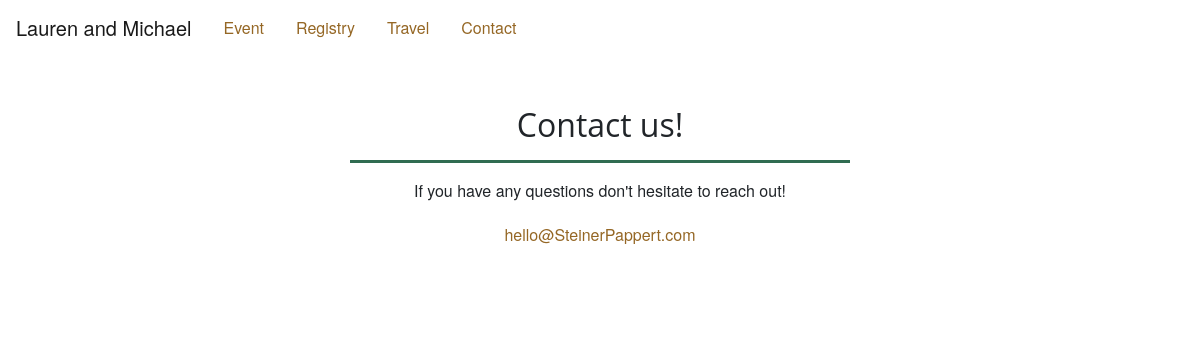
The page /approval/ (signed in) on the database as committed earlier.
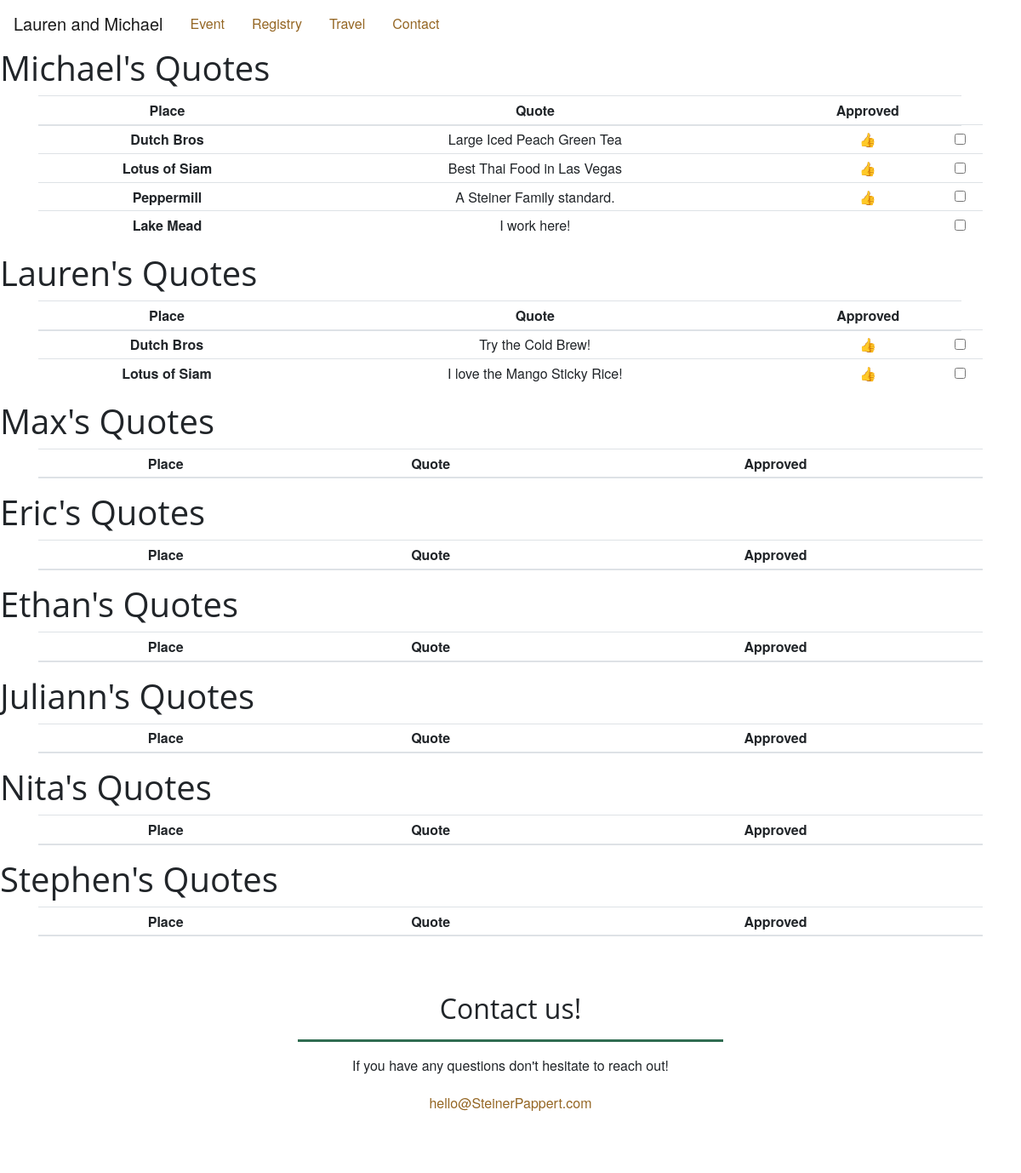
The same page on the database as committed later.
### wedding/models.py (models this page shows, shortened)
class Local(models.Model):
    def getCode(size=24, chars=string.ascii_uppercase + string.ascii_lowercase + string.digits):
        return ''.join(random.choice(chars) for _ in range(size))
    name = models.CharField(max_length=120)
    relation = models.CharField(max_length=120)
    number = models.CharField(max_length=36,default=getCode, unique=True)
    class Meta:
        verbose_name_plural = "Locals"

class Quote(models.Model):
    place = models.ForeignKey(FunStuff, on_delete=models.CASCADE)
    quote = models.CharField(max_length=120)
    user = models.ForeignKey(Local, on_delete=models.CASCADE)
    approved = models.BooleanField(default=False)

class FunStuff(models.Model):
    name = models.CharField(max_length=120)
    _CATEGORIES = [
        ("Entertainment", "Entertainment"),
        ("Food", "Food"),
        ('Drinks', "Drinks"),
        ("Outdoors", "Outdoors")
    ]
    category = models.CharField(
        max_length=13,
        choices=_CATEGORIES,
        default="Entertainment",
    )
    link = models.CharField(max_length=400)
    image_source = models.CharField(max_length=240)
    info = models.TextField(blank=True)
    def __str__(self):
        return self.name
    class Meta:
        verbose_name_plural = "Fun Stuff"

### wedding/views.py (the view)
# urls.py: re_path(r'^approval/$', views.approve, name='approve'),
@login_required
def approve(request):
    locals = Local.objects.all()
    quotes = {}
    for local in locals:
        local_quotes = Quote.objects.filter(user = local)
        if local_quotes:
            quotes[local.name] = local_quotes
    return render(request, 'wedding/approve.html', {'locals' : locals,
                                                    'quotes' : quotes,
                                                    })

### wedding/templates/wedding/approve.html (shortened to what this page needs)
{% extends "wedding/base.html" %}
{% load staticfiles %}
{% block navbar %}
<nav class="navbar fixed-top navbar-expand-lg navbar-light bg-white">
        <a class="navbar-brand" href="#">Lauren and Michael</a>
        <a class="nav-link" href="#Event">Event</a>
        <a class="nav-link" href="#Registry">Registry</a>
        <a class="nav-link" href="/im-not-a-local">Travel</a>
        <a class="nav-link" href="#Contact">Contact</a>
    </nav>
    <div data-spy="scroll" data-target="#navbar-example2" data-offset="0">
{% endblock %}
{% block content %}
{% for local in locals %}
<div>
    <h1>{{ local.name }}'s Quotes </h1>
</div>
<div class="container">
    <table class="table table-sm" width="45%">
        <thead>
        <tr align="center">
          <th scope="col">Place</th>
          <th scope="col">Quote</th>
          <th scope="col">Approved</th>
        </tr>
        </thead>
        <tbody>
        {% for key,value in quotes.items %}
        {% if key == local.name %}
            {% for q in value %}
                <tr align="center">
                  <th scope="row">{{q.place}}</th>
                  <td>{{q.quote}}</td>
                  <td>{% if q.approved %} 👍 {% endif %}</td>
                  <td><input type="checkbox" class="form-check-input" id="my_checkbox{{forloop.counter}" value="active "></td>
                </tr>
            {% endfor %}
        {% endif %}
        {% endfor %}
        </tbody>
    </table>
</div>
{% endfor %}
{% endblock %}

### wedding/templates/wedding/base.html (shortened to what this page needs)
{% load staticfiles %}
<html lang="en">
<head>
    <link rel="stylesheet" href="https://stackpath.bootstrapcdn.com/bootstrap/4.1.1/css/bootstrap.min.css">
    <link rel="stylesheet" href="/static/css/creative.css" type="text/css">
</head>
<body style="padding-top:56px">
    {% block navbar %}
    {% endblock %}
        {% block content %}
        {% endblock %}
        <section class="container bg-white"  id="Contact">
            <section id="contact" class="bg-white">
                <div class="container">
                    <div class="text-center">
                        <h2 class="section-heading">Contact us!</h2>
                        <hr class="primary">
                        <p>If you have any questions don't hesitate to reach out!</p>
                    </div>
                    <div class="text-center">
                        <p><a href="mailto:hello@SteinerPappert.com">hello@SteinerPappert.com</a></p>
                </div>
        </section>
    </div>
</body>
</html>

### wedding/static/css/creative.css (style rules this page uses)
html, body { width: 100%; height: 100%; font-size: 16px; }
body { font-family: Merriweather,'Helvetica Neue',Arial,sans-serif; }
hr { width: 500px; border-color: #306c51; border-width: 3px; }
a { color: #956725; -webkit-transition: all .35s; -moz-transition: all .35s; transition: all .35s; }
h1, h2, h3, h4, h5, h6 { font-family: 'Open Sans','Helvetica Neue',Arial,sans-serif; }
p { margin-bottom: 20px; font-size: 16px; line-height: 1.5; }
section { padding: 25px 0; }
.section-heading { margin-top: 0; }
body { webkit-tap-highlight-color: #222; }

Rows that differ between the two databases and show on the page:
added Local: name "Michael"
added Quote: place "Dutch Bros", quote "Large Iced Peach Green Tea"
added Quote: place "Lotus of Siam", quote "Best Thai Food in Las Vegas"
added Quote: place "Peppermill", quote "A Steiner Family standard."
added Quote: place "Lake Mead", quote "I work here!"
added Local: name "Lauren"
added Quote: place "Dutch Bros", quote "Try the Cold Brew!"
added Quote: place "Lotus of Siam", quote "I love the Mango Sticky Rice!"
added Local: name "Max"
added Local: name "Eric"
added Local: name "Ethan"
added Local: name "Juliann"
added Local: name "Nita"
added Local: name "Stephen"
